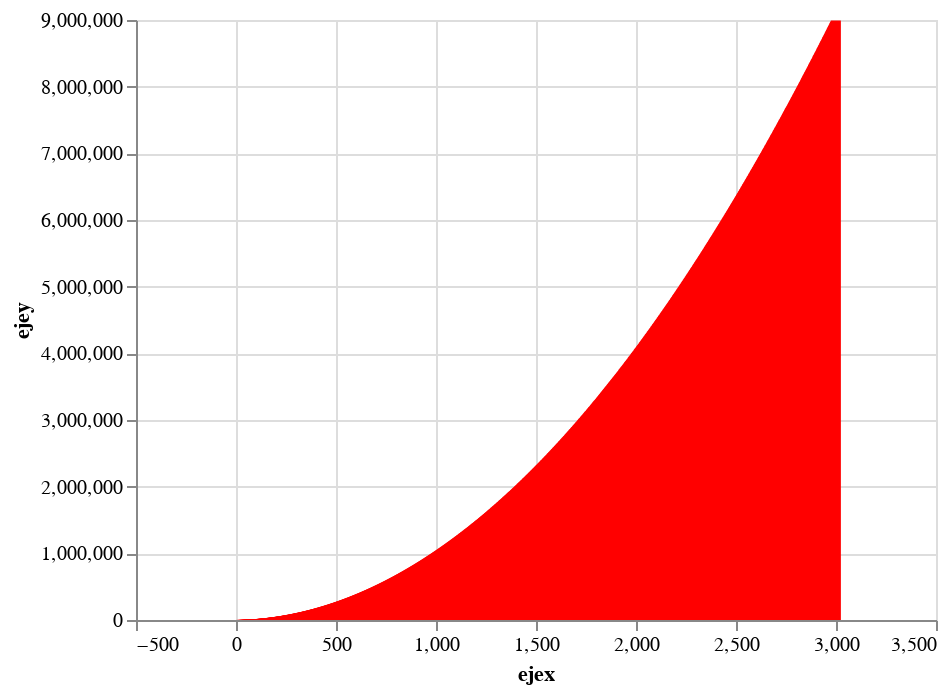

The notebook cell saved with this chart:
### Code cell
grafico2=alt.Chart(df).mark_bar(color="red").encode(
    x="ejex",
    y="ejey"
).interactive()
grafico2

### Figure 1 — Vega-Lite specification as saved in the notebook (floating-point values rounded to 4 significant figures; data arrays with more than 128 entries replaced by an {"elided": "..."} marker saying what was removed)
{"config": {"view": {"continuousWidth": 400, "continuousHeight": 300}}, "data": {"name": "data-17d9b28c8a017d228bb237fe4120e146"}, "mark": {"type": "bar", "color": "red"}, "encoding": {"x": {"type": "quantitative", "field": "ejex"}, "y": {"type": "quantitative", "field": "ejey"}}, "selection": {"selector002": {"type": "interval", "bind": "scales", "encodings": ["x", "y"]}}, "$schema": "https://vega.github.io/schema/vega-lite/v4.8.1.json", "datasets": {"data-17d9b28c8a017d228bb237fe4120e146": {"elided": "1500 records"}}}
